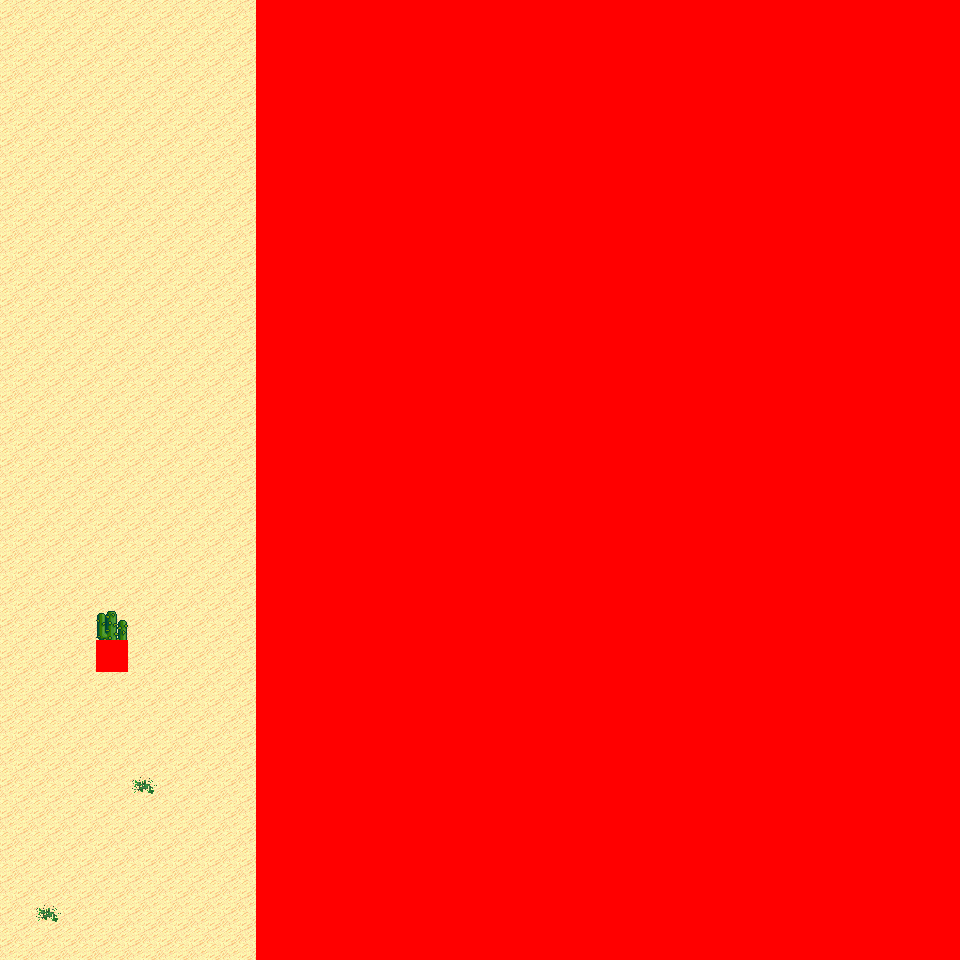

Tiled map render using the project's own tile images. Description and the map definition, with tile-layer contents summarised, below:
An orthogonal 30x30 tile map with 32x32 px tiles, 6 tile layers (Ground, Object, Object2, Above, ...), 8 tilesets and 3 objects (3x mapchange).

<map version="1.0" orientation="orthogonal" renderorder="right-down" width="30" height="30" tilewidth="32" tileheight="32" nextobjectid="4">
  <tileset firstgid="1" name="tileset_logic_collision" tilewidth="32" tileheight="32" tilecount="1" columns="1">
    <image source="../drawable/tileset_logic_collision.png" width="32" height="32" />
  </tileset>
  <tileset firstgid="2" name="tileset_ground_ground" tilewidth="32" tileheight="32" tilecount="33" columns="3">
    <image source="../drawable/tileset_ground_ground.png" width="96" height="352" />
  </tileset>
  <tileset firstgid="35" name="tileset_ground_ridge_earth_pale" tilewidth="32" tileheight="32" tilecount="96" columns="12">
    <image source="../drawable/tileset_ground_ridge_earth_pale.png" width="384" height="256" />
  </tileset>
  <tileset firstgid="131" name="tileset_ground_ridge_earth_dark" tilewidth="32" tileheight="32" tilecount="96" columns="12">
    <image source="../drawable/tileset_ground_ridge_earth_dark.png" width="384" height="256" />
  </tileset>
  <tileset firstgid="227" name="tileset_terrain_desert" tilewidth="32" tileheight="32" tilecount="88" columns="8">
    <image source="../drawable/tileset_terrain_desert.png" width="256" height="352" />
  </tileset>
  <tileset firstgid="315" name="tileset_plant_tree_tree_darkgreen" tilewidth="32" tileheight="32" tilecount="88" columns="8">
    <image source="../drawable/tileset_plant_tree_tree_darkgreen.png" width="256" height="352" />
  </tileset>
  <tileset firstgid="403" name="tileset_plant_cactus_2" tilewidth="32" tileheight="32" tilecount="10" columns="5">
    <image source="../drawable/tileset_plant_cactus_2.png" width="160" height="64" />
  </tileset>
  <tileset firstgid="413" name="tileset_ground_sand_2" tilewidth="32" tileheight="32" tilecount="15" columns="5">
    <image source="../drawable/tileset_ground_sand_2.png" width="160" height="96" />
  </tileset>
  <layer name="Ground" width="30" height="30">
    <data>[900 cells, 900 non-empty, 4 distinct tile ids]</data>
  </layer>
  <layer name="Object" width="30" height="30">
    <data>[900 cells, 156 non-empty, 25 distinct tile ids]</data>
  </layer>
  <layer name="Object2" width="30" height="30">
    <data>[900 cells, 0 non-empty, 0 distinct tile ids]</data>
  </layer>
  <layer name="Above" width="30" height="30">
    <data>[900 cells, 202 non-empty, 23 distinct tile ids]</data>
  </layer>
  <layer name="Above2" width="30" height="30">
    <data>[900 cells, 0 non-empty, 0 distinct tile ids]</data>
  </layer>
  <layer name="Walkable" width="30" height="30">
    <data>[900 cells, 661 non-empty, 1 distinct tile ids]</data>
  </layer>
  <objectgroup name="MapEvents">
    <object id="1" name="north" type="mapchange" x="0" y="0" width="256" height="32">
      <properties>
        <property name="map" value="0_ados_mountain_n2_w2_x3_y3" />
        <property name="place" value="south" />
      </properties>
    </object>
    <object id="2" name="south" type="mapchange" x="0" y="928" width="256" height="32">
      <properties>
        <property name="map" value="0_fado_forest_s_x4_y4" />
        <property name="place" value="north" />
      </properties>
    </object>
    <object id="3" name="west" type="mapchange" x="0" y="0" width="32" height="960">
      <properties>
        <property name="map" value="0_ados_mountain_n2_w2_x2_y4" />
        <property name="place" value="east" />
      </properties>
    </object>
  </objectgroup>
</map>
